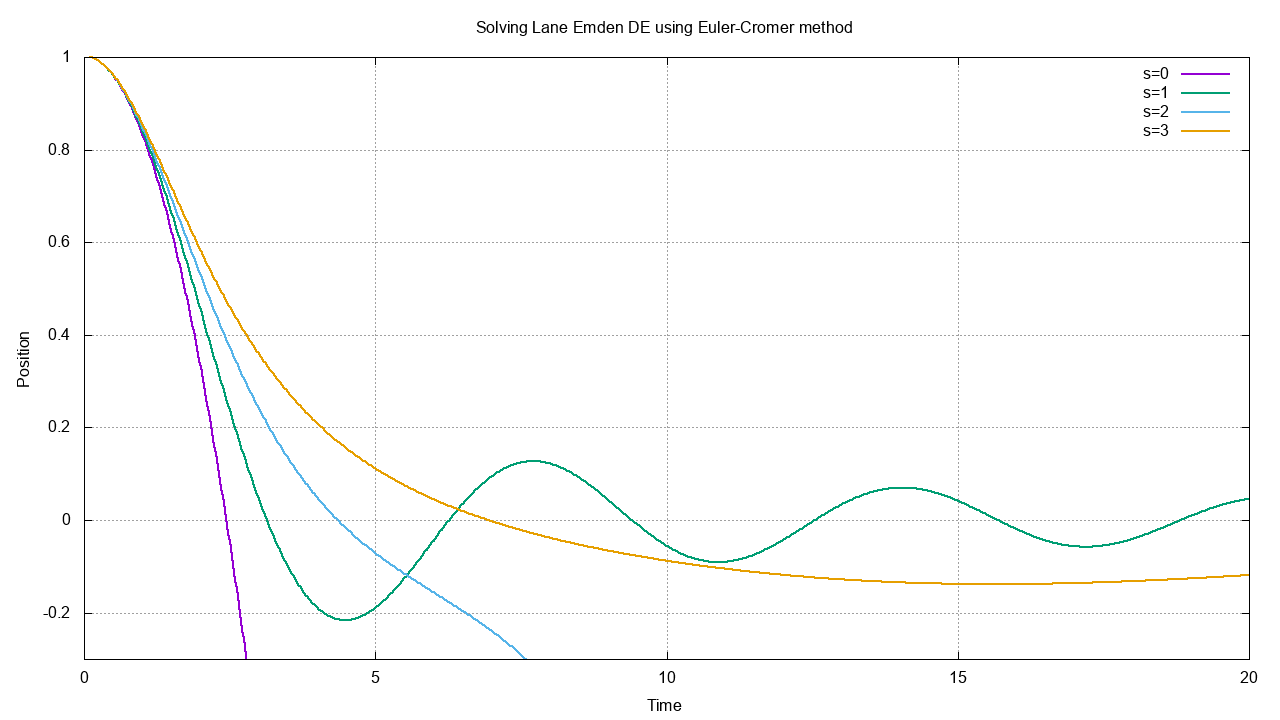

Reproduce this figure in gnuplot.
set xrange[0:20]
set yrange [-0.3:1]
set grid

set title "Solving Lane Emden DE using Euler-Cromer method"
set xlabel "Time"
set ylabel "Position"
set grid

set terminal png size 1280,720
set output "3_EC.png"
plot "3_EC.dat" u 1:(column("s=0")) w l lw 2, "" u 1:(column("s=1")) w l lw 2, "" u 1:(column("s=2")) w l lw 2, "" u 1:(column("s=3")) w l lw 2

set terminal wxt background '#00222222'
plot "3_EC.dat" u 1:(column("s=0")) w l lw 2, "" u 1:(column("s=1")) w l lw 2, "" u 1:(column("s=2")) w l lw 2, "" u 1:(column("s=3")) w l lw 2
